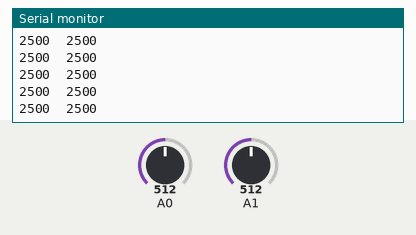
Simulated run of this sketch. Board: Arduino Uno, built with avr-gcc and run on an emulated ATmega328P. Shown: the last lines printed to the serial monitor. The inputs (shaded band) are chosen by the test bench; at power-on: A1 = 512, A0 = 512.

Above: at 2.7 s.
2.8 s: A1 set to 215
At 3.3 s:
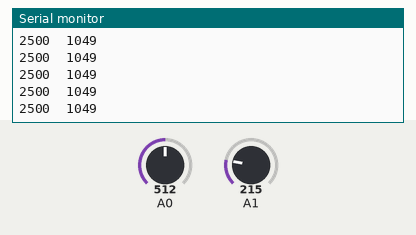
4.3 s: A1 set to 193
At 4.8 s:
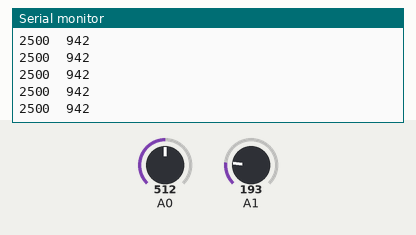
7.3 s: A1 set to 23
At 8.1 s:
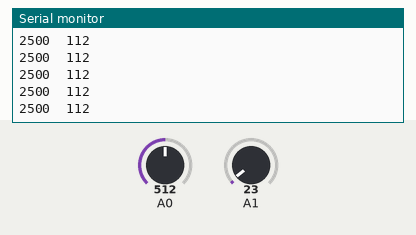
8.8 s: A1 set to 18
At 9.3 s:
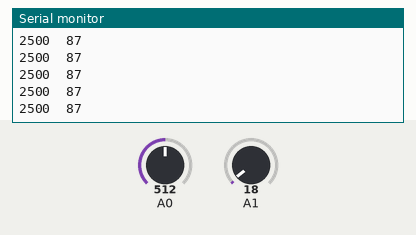
Timing chart, 0 to 11.8 s (numbered marks = the images above; inputs shaded):
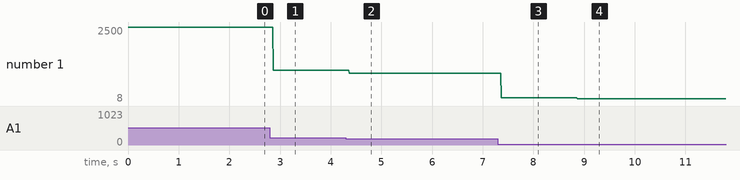

The sketch:

Mosfet_Test.ino
```cpp
void setup() {
  // put your setup code here, to run once:
Serial.begin(9600);
pinMode(A0,INPUT);
pinMode(A1,INPUT);
}

void loop() {
  // put your main code here, to run repeatedly:
Serial.print(map(analogRead(A0),0,1024,0,5000));
Serial.print("  ");
Serial.println(map(analogRead(A1),0,1024,0,5000));
}
```

Measured:
- after the input at 2.8 s, the serial monitor: prints a new line after 0.07 s (image 1)
- after the input at 4.3 s, the serial monitor: prints a new line after 0.07 s (image 2)
- after the input at 7.3 s, the serial monitor: prints a new line after 0.07 s (image 3)
- after the input at 8.8 s, the serial monitor: prints a new line after 0.06 s (image 4)
- plotted number 1: 2500 → 1049 after the input at 2.8 s, 1049 → 942 after the input at 4.3 s, 942 → 112 after the input at 7.3 s, 112 → 8 after the input at 8.8 s
